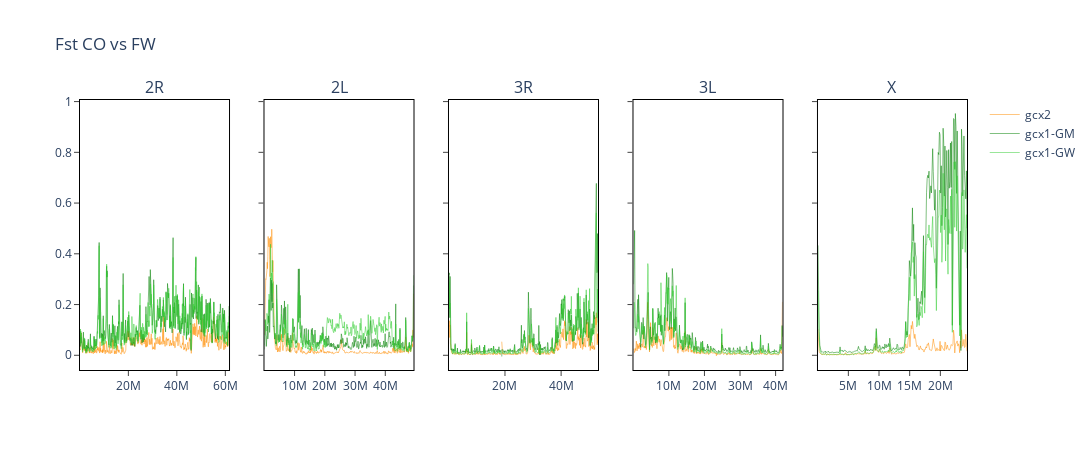

The cell this chart's notebook holds for it:
### Code cell
from plotly.subplots import make_subplots
import plotly.graph_objects as go

fig = make_subplots(rows=1, cols=5, subplot_titles=("2R", "2L", "3R", "3L", "X"), shared_yaxes=True, shared_xaxes=False)

fig.add_trace(
    go.Scatter(x=a[1], y=a[0], name="gcx2",
                    line_shape='linear', line_color="darkorange", line_width=0.5, showlegend=True),
    row=1, col=1
)

fig.add_trace(go.Scatter(x=b[1], y=b[0], name="gcx2",
                    line_shape='linear', line_color="darkorange", line_width=0.5, showlegend=False),
    row=1, col=2
)
fig.add_trace(go.Scatter(x=c[1], y=c[0], name="gcx2",
                    line_shape='linear', line_color="darkorange", line_width=0.5, showlegend=False),
    row=1, col=3
)
fig.add_trace(go.Scatter(x=d[1], y=d[0], name="gcx2",
                    line_shape='linear', line_color="darkorange", line_width=0.5, showlegend=False),
    row=1, col=4
)
fig.add_trace(go.Scatter(x=e[1], y=e[0], name="gcx2",
                    line_shape='linear', line_color="darkorange", line_width=0.5, showlegend=False),
    row=1, col=5
)

fig.add_trace(
    go.Scatter(x=f[1], y=f[0], name="gcx1-GM",
                    line_shape='linear', line_color="green", line_width=0.5, showlegend=True),
    row=1, col=1
)

fig.add_trace(go.Scatter(x=g[1], y=g[0], name="gcx1-GM",
                    line_shape='linear', line_color="green", line_width=0.5, showlegend=False),
    row=1, col=2
)
fig.add_trace(go.Scatter(x=h[1], y=h[0], name="gcx1-GM",
                    line_shape='linear', line_color="green", line_width=0.5, showlegend=False),
    row=1, col=3
)
fig.add_trace(go.Scatter(x=i[1], y=i[0], name="gcx1-GM",
                    line_shape='linear', line_color="green", line_width=0.5, showlegend=False),
    row=1, col=4
)
fig.add_trace(go.Scatter(x=l[1], y=l[0], name="gcx1-GM",
                    line_shape='linear', line_color="green", line_width=0.5, showlegend=False),
    row=1, col=5
)

fig.add_trace(
    go.Scatter(x=m[1], y=m[0], name="gcx1-GW",
                    line_shape='linear', line_color="limegreen", line_width=0.5, showlegend=True),
    row=1, col=1
)

fig.add_trace(go.Scatter(x=n[1], y=n[0], name="gcx1-GW",
                    line_shape='linear', line_color="limegreen", line_width=0.5, showlegend=False),
    row=1, col=2
)
fig.add_trace(go.Scatter(x=o[1], y=o[0], name="gcx1-GW",
                    line_shape='linear', line_color="limegreen", line_width=0.5, showlegend=False),
    row=1, col=3
)
fig.add_trace(go.Scatter(x=p[1], y=p[0], name="gcx1-GW",
                    line_shape='linear', line_color="limegreen", line_width=0.5, showlegend=False),
    row=1, col=4
)
fig.add_trace(go.Scatter(x=q[1], y=q[0], name="gcx1-GW",
                    line_shape='linear', line_color="limegreen", line_width=0.5, showlegend=False),
    row=1, col=5
)
fig.update_layout(height=450, width=1200, title_text="Fst CO vs FW", yaxis_range=[0, 1], showlegend=True, xaxis_range=[-0.5e7, 6.5e7])

fig.update_layout(plot_bgcolor = "white")
fig.update_xaxes(showline=True, linewidth=1, linecolor='black', mirror=True)
fig.update_yaxes(showline=True, linewidth=1, linecolor='black', mirror=True)
fig.update_xaxes(mirror=True, ticks='outside', showline=True)
fig.update_yaxes(mirror=True, ticks='outside', showline=True)
config = {'scrollZoom': True}
fig.show(config=config)

### Figure 1 — Plotly figure (JSON) as saved in the notebook; plotly's stock layout.template omitted (floating-point values rounded to 4 significant figures; data arrays with more than 128 entries replaced by an {"elided": "..."} marker saying what was removed)
{"data": [{"line": {"color": "darkorange", "shape": "linear", "width": 0.5}, "name": "gcx2", "showlegend": true, "type": "scatter", "x": {"elided": "616 float values"}, "xaxis": "x", "y": {"elided": "616 float values"}, "yaxis": "y"}, {"line": {"color": "darkorange", "shape": "linear", "width": 0.5}, "name": "gcx2", "showlegend": false, "type": "scatter", "x": {"elided": "494 float values"}, "xaxis": "x2", "y": {"elided": "494 float values"}, "yaxis": "y2"}, {"line": {"color": "darkorange", "shape": "linear", "width": 0.5}, "name": "gcx2", "showlegend": false, "type": "scatter", "x": {"elided": "532 float values"}, "xaxis": "x3", "y": {"elided": "532 float values"}, "yaxis": "y3"}, {"line": {"color": "darkorange", "shape": "linear", "width": 0.5}, "name": "gcx2", "showlegend": false, "type": "scatter", "x": {"elided": "420 float values"}, "xaxis": "x4", "y": {"elided": "420 float values"}, "yaxis": "y4"}, {"line": {"color": "darkorange", "shape": "linear", "width": 0.5}, "name": "gcx2", "showlegend": false, "type": "scatter", "x": {"elided": "244 float values"}, "xaxis": "x5", "y": {"elided": "244 float values"}, "yaxis": "y5"}, {"line": {"color": "green", "shape": "linear", "width": 0.5}, "name": "gcx1-GM", "showlegend": true, "type": "scatter", "visible": true, "x": {"elided": "616 float values"}, "xaxis": "x", "y": {"elided": "616 float values"}, "yaxis": "y"}, {"line": {"color": "green", "shape": "linear", "width": 0.5}, "name": "gcx1-GM", "showlegend": false, "type": "scatter", "x": {"elided": "494 float values"}, "xaxis": "x2", "y": {"elided": "494 float values"}, "yaxis": "y2"}, {"line": {"color": "green", "shape": "linear", "width": 0.5}, "name": "gcx1-GM", "showlegend": false, "type": "scatter", "x": {"elided": "532 float values"}, "xaxis": "x3", "y": {"elided": "532 float values"}, "yaxis": "y3"}, {"line": {"color": "green", "shape": "linear", "width": 0.5}, "name": "gcx1-GM", "showlegend": false, "type": "scatter", "x": {"elided": "420 float values"}, "xaxis": "x4", "y": {"elided": "420 float values"}, "yaxis": "y4"}, {"line": {"color": "green", "shape": "linear", "width": 0.5}, "name": "gcx1-GM", "showlegend": false, "type": "scatter", "x": {"elided": "244 float values"}, "xaxis": "x5", "y": {"elided": "244 float values"}, "yaxis": "y5"}, {"line": {"color": "limegreen", "shape": "linear", "width": 0.5}, "name": "gcx1-GW", "showlegend": true, "type": "scatter", "visible": true, "x": {"elided": "616 float values"}, "xaxis": "x", "y": {"elided": "616 float values"}, "yaxis": "y"}, {"line": {"color": "limegreen", "shape": "linear", "width": 0.5}, "name": "gcx1-GW", "showlegend": false, "type": "scatter", "x": {"elided": "494 float values"}, "xaxis": "x2", "y": {"elided": "494 float values"}, "yaxis": "y2"}, {"line": {"color": "limegreen", "shape": "linear", "width": 0.5}, "name": "gcx1-GW", "showlegend": false, "type": "scatter", "x": {"elided": "532 float values"}, "xaxis": "x3", "y": {"elided": "532 float values"}, "yaxis": "y3"}, {"line": {"color": "limegreen", "shape": "linear", "width": 0.5}, "name": "gcx1-GW", "showlegend": false, "type": "scatter", "x": {"elided": "420 float values"}, "xaxis": "x4", "y": {"elided": "420 float values"}, "yaxis": "y4"}, {"line": {"color": "limegreen", "shape": "linear", "width": 0.5}, "name": "gcx1-GW", "showlegend": false, "type": "scatter", "x": {"elided": "244 float values"}, "xaxis": "x5", "y": {"elided": "244 float values"}, "yaxis": "y5"}], "layout": {"annotations": [{"font": {"size": 16}, "showarrow": false, "text": "2R", "x": 0.084, "xanchor": "center", "xref": "paper", "y": 1, "yanchor": "bottom", "yref": "paper"}, {"font": {"size": 16}, "showarrow": false, "text": "2L", "x": 0.292, "xanchor": "center", "xref": "paper", "y": 1, "yanchor": "bottom", "yref": "paper"}, {"font": {"size": 16}, "showarrow": false, "text": "3R", "x": 0.5, "xanchor": "center", "xref": "paper", "y": 1, "yanchor": "bottom", "yref": "paper"}, {"font": {"size": 16}, "showarrow": false, "text": "3L", "x": 0.708, "xanchor": "center", "xref": "paper", "y": 1, "yanchor": "bottom", "yref": "paper"}, {"font": {"size": 16}, "showarrow": false, "text": "X", "x": 0.916, "xanchor": "center", "xref": "paper", "y": 1, "yanchor": "bottom", "yref": "paper"}], "height": 450, "plot_bgcolor": "white", "showlegend": true, "title": {"text": "Fst CO vs FW"}, "width": 1200, "xaxis": {"anchor": "y", "autorange": true, "domain": [0, 0.168], "linecolor": "black", "linewidth": 1, "mirror": true, "range": [50150.0, 61520000.0], "showline": true, "ticks": "outside", "type": "linear"}, "xaxis2": {"anchor": "y2", "autorange": true, "domain": [0.208, 0.376], "linecolor": "black", "linewidth": 1, "mirror": true, "range": [52230.0, 49330000.0], "showline": true, "ticks": "outside", "type": "linear"}, "xaxis3": {"anchor": "y3", "autorange": true, "domain": [0.416, 0.584], "linecolor": "black", "linewidth": 1, "mirror": true, "range": [50240.0, 53150000.0], "showline": true, "ticks": "outside", "type": "linear"}, "xaxis4": {"anchor": "y4", "autorange": true, "domain": [0.624, 0.792], "linecolor": "black", "linewidth": 1, "mirror": true, "range": [50590.0, 41940000.0], "showline": true, "ticks": "outside", "type": "linear"}, "xaxis5": {"anchor": "y5", "autorange": true, "domain": [0.832, 1], "linecolor": "black", "linewidth": 1, "mirror": true, "range": [50200.0, 24350000.0], "showline": true, "ticks": "outside", "type": "linear"}, "yaxis": {"anchor": "x", "autorange": true, "domain": [0, 1], "linecolor": "black", "linewidth": 1, "mirror": true, "range": [-0.05798, 1.006], "showline": true, "ticks": "outside", "type": "linear"}, "yaxis2": {"anchor": "x2", "autorange": true, "domain": [0, 1], "linecolor": "black", "linewidth": 1, "matches": "y", "mirror": true, "range": [-0.05798, 1.006], "showline": true, "showticklabels": false, "ticks": "outside", "type": "linear"}, "yaxis3": {"anchor": "x3", "autorange": true, "domain": [0, 1], "linecolor": "black", "linewidth": 1, "matches": "y", "mirror": true, "range": [-0.05798, 1.006], "showline": true, "showticklabels": false, "ticks": "outside", "type": "linear"}, "yaxis4": {"anchor": "x4", "autorange": true, "domain": [0, 1], "linecolor": "black", "linewidth": 1, "matches": "y", "mirror": true, "range": [-0.05798, 1.006], "showline": true, "showticklabels": false, "ticks": "outside", "type": "linear"}, "yaxis5": {"anchor": "x5", "autorange": true, "domain": [0, 1], "linecolor": "black", "linewidth": 1, "matches": "y", "mirror": true, "range": [-0.05798, 1.006], "showline": true, "showticklabels": false, "ticks": "outside", "type": "linear"}}}
